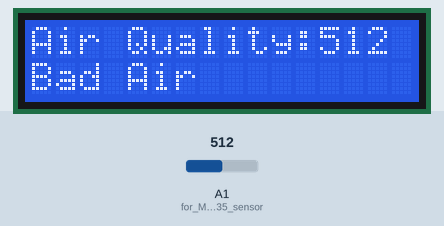
Simulated run of this sketch. Board: Arduino Uno, built with avr-gcc and run on an emulated ATmega328P. Parts: 16×2 character LCD. Inputs (shaded band) come from the test bench; at power-on: A1 (for_MQ135_sensor) = 512. What the sketch prints to the serial monitor is not drawn.

Above: at 0.1 s.
1.3 s: A1 (for_MQ135_sensor) set to 90
At 3.9 s:
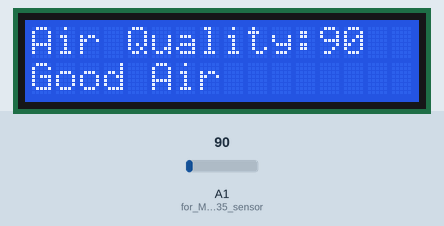
8.6 s: A1 (for_MQ135_sensor) set to 110
At 9.9 s:
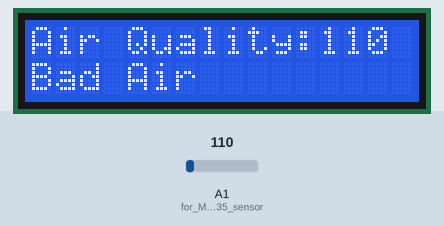
12.5 s: A1 (for_MQ135_sensor) set to 122
At 15.8 s:
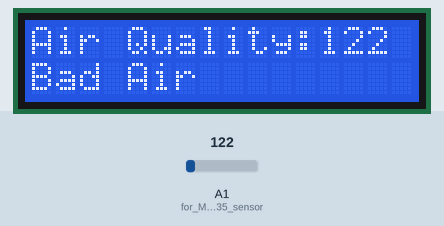
Timing chart, 0 to 17.3 s (numbered marks = the images above; inputs shaded):
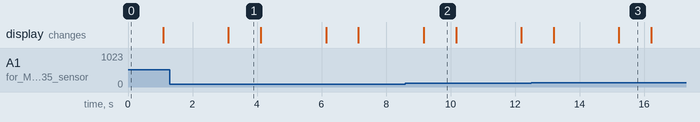

The sketch:

MQ135AirQualityLCDdisplay.ino
```cpp
#include <LiquidCrystal_I2C.h>
#include <Wire.h>
LiquidCrystal_I2C lcd(0x27, 16, 2);  //SDA=A4, SCL=A5

#define buzzer 1

void setup() {
  // put your setup code here, to run once:
  pinMode(A1, INPUT); // for MQ135 sensor
  Serial.begin(9600);
  lcd.init();
  lcd.backlight();
  lcd.setBacklight(HIGH);
  pinMode(buzzer, OUTPUT);
}

void loop() {
  // put your main code here, to run repeatedly:
  int a=analogRead(A1);
  Serial.println(a);
  lcd.setCursor(0, 0);
  lcd.print("Air Quality:");
  lcd.setCursor(12, 0);
  lcd.print(a);
  if(a>100)
  {
    digitalWrite(buzzer, HIGH);
    lcd.setCursor(0, 1);
    lcd.print("Bad Air");
    delay(1000);
  }
  else
  {
    digitalWrite(buzzer, LOW);
    lcd.setCursor(0, 1);
    lcd.print("Good Air");
    delay(1000);
  }
  lcd.clear();
  delay(2000);

}
```

Measured:
- after the input at 1.3 s, the display: changes after 1.8 s (image 1)
- after the input at 8.6 s, the display: changes after 0.57 s (image 2)
- after the input at 12.5 s, the display: first differs from a run without the input after 2.7 s (image 3)
- what the display in image 1 shows lasts 1.0 s, from 3.1 s to 4.1 s
